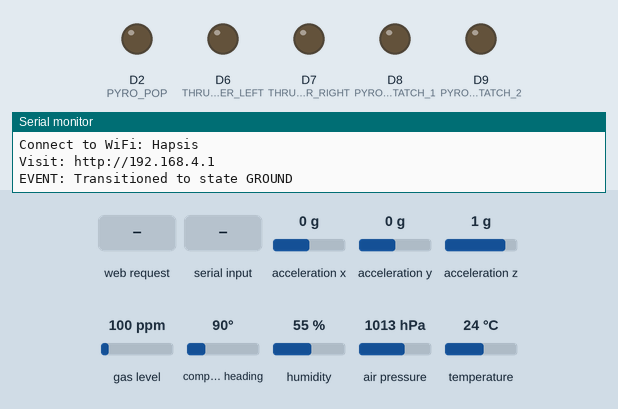
Recording of a program running on a simulated Arduino Nano ESP32. Parts: output pins drawn as LEDs (lit = HIGH), the last lines printed to the serial monitor. Inputs (shaded band) come from the test bench; at power-on: air pressure 1013 hPa, compass heading 90°, acceleration x 0 g, acceleration y 0 g, acceleration z 1 g, gas level 100 ppm, humidity 55 %, temperature 24 °C. Storage starts empty.

Above: at 13.2 s.
13.3 s: HTTP request GET /ARM received
14.9 s: "LAUNCH\n" received over Serial
16.4 s: air pressure set to 986 hPa
17.9 s: air pressure set to 982 hPa
At 19.2 s:
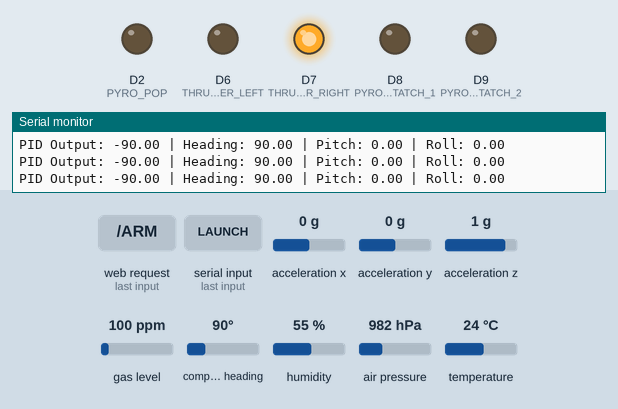
19.6 s: compass heading set to 7°
At 19.81 s:
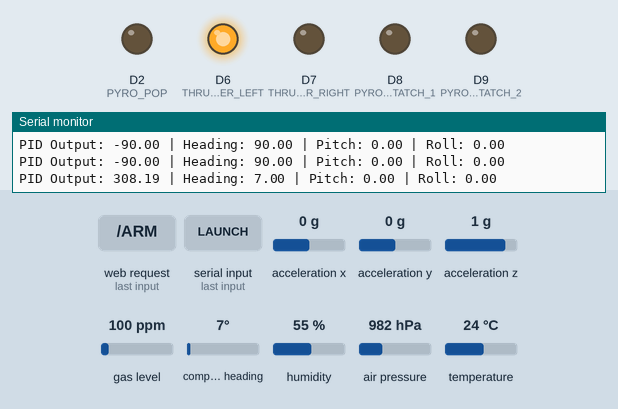
21.3 s: compass heading set to 175°
22.8 s: compass heading set to 185°
At 49.2 s:
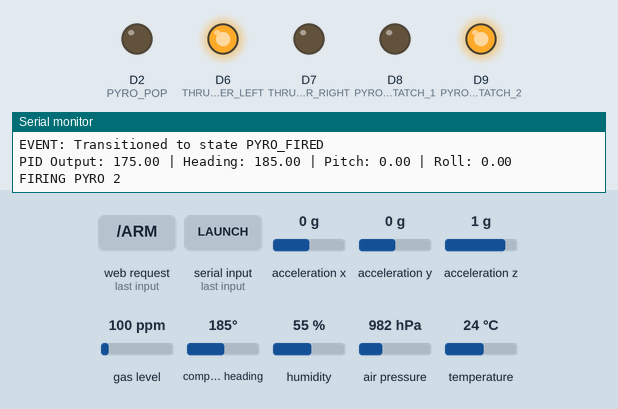
At 54.5 s:
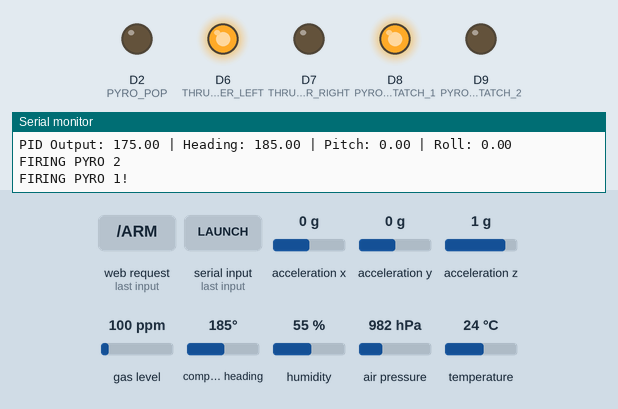
Timing chart, 0 to 54.8 s (numbered marks = the images above; inputs shaded):
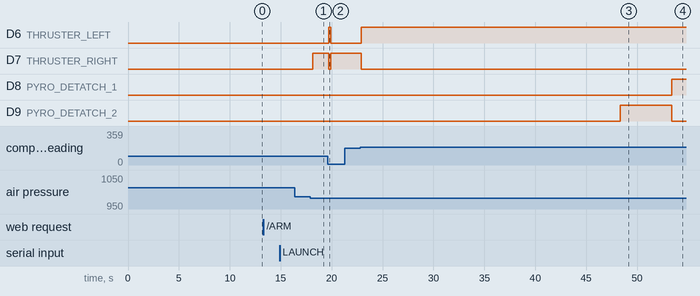

The program:

main.cpp
```cpp
#include "Config.h"
#include "PID.h"
#include "Actuators.h"
#include "Logging.h"
#include "Sensors.h"
#include "MissionState.h"
#include "MissionWebServer.h"

PIDController pid(PID_KP, PID_KD, PID_KI);

unsigned long lastLoopTime = 0;
unsigned long lastLogTime = 0;


// Function prototypes
void checkLiftoff();
void checkGNCActivation(float altitude, float acceleration);
void checkPyroTrigger();
void checkDescent(float altitude);
void checkLanding(float altitude, float vertical_vel);
float getVerticalVelocity(float altitude);

void setup() {
  Serial.begin(115200);
  delay(10000);
  Serial.println("=== Hapsis Payload System ===");

  initSensors();
  initActuators();
  initLogging();

  initWebServer();


  pid.setSetpoint(HEADING);

  // Ensure ground state on startup
  transitionToState(GROUND);
}

void loop() {

  handleWebServer();

  unsigned long currentTime = millis();

  // Consistent 100Hz loop for state management and control
  // Non-blocking
  if (currentTime >= lastLoopTime + LOOP_PERIOD) {
    unsigned long deltaMs = currentTime - lastLoopTime;
    lastLoopTime = currentTime;
    float deltaT = deltaMs / 1000.0;

    // Read sensor data
    float temperature, pressure, altitude;
    float roll, pitch, heading, vertical_accel, vertical_vel;

    readBarometer(temperature, pressure, altitude);
    readIMU(roll, pitch, heading, vertical_accel);

    // Estimate vertical velocity
    vertical_vel = getVerticalVelocity(altitude);

    // Update web server data
    setWebAltitude(altitude);
    setWebVerticalVelocity(vertical_vel);

    // Log data
    if (currentTime >= lastLogTime + LOG_PERIOD) {
      logData(currentTime, temperature, pressure,
         altitude, roll, pitch, heading, vertical_accel, vertical_vel,
          getLeftThrusterState(), getRightThrusterState(), currentState);
      lastLogTime = currentTime;
    }


    // State machine
    switch(currentState) {
      case GROUND:
      // Wait for ARM command via web or serial
        if (Serial.available() > 0) {
          String command = Serial.readStringUntil('\n');
          command.trim();
          if (command.equalsIgnoreCase("ARM")) {
            transitionToState(ARMED);
          }
        }
        break;

      case ARMED:
        // Wait for LAUNCH command via web or serial
        if (Serial.available() > 0) {
          String command = Serial.readStringUntil('\n');
          command.trim();
          if (command.equalsIgnoreCase("LAUNCH")) {
            transitionToState(ASCENT);
          } else if (command.equalsIgnoreCase("ABORT")) {
            transitionToState(GROUND);
          }
        }
        break;

      case ASCENT:

        // If time since launch > MAX_ASCENT_TIME, turn on GNC as backup
        if (currentTime - stateStartTime >= ABORT_FIRE_PYRO_TIME) {
          gncStartTime = millis();
          transitionToState(GNC_ACTIVE);
        }

        checkGNCActivation(altitude, vertical_vel);
        break;

      case GNC_ACTIVE:
      {
        if (currentTime - gncStartTime >= GNC_TIME) { // Give GNC 30 seconds
          disableAllActuators(); // Ensure thrusters are off
          transitionToState(PYRO_FIRED);
        }
        // Start PID controller
        float pidOutput = pid.compute(heading, deltaT);

        // Print PID output and heading, pitch, roll for debugging
        Serial.println("PID Output: " + String(pidOutput) + " | Heading: " + String(heading) + " | Pitch: " + String(pitch) + " | Roll: " + String(roll));
        controlThrusters(pidOutput);

        // checkPyroTrigger();
        break;
      }

      case PYRO_FIRED:
        if (firePyros(vertical_vel)) {
          // Pyro sequence completed successfully
          transitionToState(DESCENT);
        }
        break;
      case DESCENT:
         checkLanding(altitude, vertical_vel);
         break;
      case LANDED:
        break;
    }
  }
}


void checkLiftoff() {
  // Based on altitude and acceleration thresholds
}

// If altitude > threshold and vertical velocity > threshold, transition to GNC_ACTIVE
void checkGNCActivation(float altitude, float verticalVelocity) {
  if (altitude > TARGET_ALTITUDE && verticalVelocity > GNC_ACTIVATION_VELOCITY) {
    transitionToState(GNC_ACTIVE);
    gncStartTime = millis();
  }
}

void checkPyroTrigger() {
  // Based on heading error and hold time
  // if (headingReached(currentHeading, HEADING)) {
  //   firePyros();
  //   transitionToState(PYRO_FIRED);
  // }
}

// If vertical velocity < threshold, transition to DESCENT
void checkDescent(float vertical_vel) {
  if (vertical_vel < DESCENT_VELOCITY_THRESHOLD)  {
    transitionToState(DESCENT);
  }

}

// If altitude < threshold and vertical velocity < threshold, transition to LANDED
// Slight bufffer on velocity to account for noise (velocity +- 0.5 m/s)
void checkLanding(float altitude, float vertical_vel) {
  if (altitude < ALTITUDE_LANDING_THRESHOLD &&
      abs(vertical_vel) < LANDING_VELOCITY_THRESHOLD) {
    transitionToState(LANDED);
  }
}

float getVerticalVelocity(float altitude) {
  // Implement a simple velocity estimator based on altitude changes
  static float lastAltitude = 0;
  static unsigned long lastTime = 0;
  static float filteredVelocity = 0;
  static bool firstRun = true;

  unsigned long currentTime = millis();

  if (lastTime > 0) {
    float deltaT = (currentTime - lastTime) / 1000.0; // Convert ms to seconds

    // Ensure deltaT is positive to avoid division by zero or negative velocity
    if (deltaT > 0) {
      float rawVelocity = (altitude - lastAltitude) / deltaT; // m/s

      // EMA Low Pass Filter with tau = 0.05
      float tau = 0.75;
      float alpha = deltaT / (tau + deltaT);

      if (firstRun) {
        filteredVelocity = rawVelocity;
        firstRun = false;
      } else {
        filteredVelocity = (alpha * rawVelocity) + ((1.0 - alpha) * filteredVelocity);
      }
    }
  }

  lastAltitude = altitude;
  lastTime = currentTime;

  return filteredVelocity;
}
```

Actuators.cpp
```cpp
// Actuators -- Thruster and pyro control

#include "Actuators.h"

static bool leftThrusterOn = false;
static bool rightThrusterOn = false;
static bool pyroFiring = false;
static unsigned long pyroStartTime = 0;
static unsigned long thrusterOnTime = 0;
unsigned long headingHoldStartTime = 0;
static int pyroSequenceStep = 0;

void initActuators() {
  // Configure thruster pins
  pinMode(THRUSTER_LEFT, OUTPUT);
  pinMode(THRUSTER_RIGHT, OUTPUT);

  // Configure pyro pins
  pinMode(PYRO_DETATCH_1, OUTPUT);
  pinMode(PYRO_DETATCH_2, OUTPUT);
  pinMode(PYRO_POP, OUTPUT);

  // Ensure all outputs are off
  disableAllActuators();

  Serial.println("Thrusters and Pyro initialized");
}

bool headingReached(float currentHeading, float targetHeading) {
  // Check if current heading is within a certain threshold of target
  // AND is holding there for 3 seconds

  if (abs(currentHeading - targetHeading) < HEADING_THRESHOLD) {
    if (headingHoldStartTime == 0) {
      headingHoldStartTime = millis();
    } else if (millis() - headingHoldStartTime >= HEADING_HOLD_TIME) {
      return true; // Heading reached and held
    }
  } else {
    headingHoldStartTime = 0; // Reset timer if we deviate
  }
  return false;
  // NEED TO CHANGE
}

void controlThrusters(float controlEffort) {
  unsigned long currentTime = millis();

  // If a thruster is currently on AND the minimum pulse time hasn't elapsed,
  // return immediately.
  if ((leftThrusterOn || rightThrusterOn) &&
      (currentTime - thrusterOnTime < MIN_THRUSTER_PULSE)) {
    return;
  }

  // Turn ON when effort exceeds the high threshold.
  if (controlEffort > THRESHOLD_ON) {
    // Fire LEFT thruster (positive torque)
    if (!leftThrusterOn) {
      digitalWrite(THRUSTER_LEFT, HIGH);
      digitalWrite(THRUSTER_RIGHT, LOW);
      leftThrusterOn = true;
      rightThrusterOn = false;
      thrusterOnTime = currentTime;
    }
  }
  else if (controlEffort < -THRESHOLD_ON) {
    // Fire RIGHT thruster (negative torque)
    if (!rightThrusterOn) {
      digitalWrite(THRUSTER_LEFT, LOW);
      digitalWrite(THRUSTER_RIGHT, HIGH);
      leftThrusterOn = false;
      rightThrusterOn = true;
      thrusterOnTime = currentTime;
    }
  }
  // Turn OFF only when effort drops below the low threshold.
  else if (abs(controlEffort) < THRESHOLD_OFF) {
    if (leftThrusterOn || rightThrusterOn) {
      digitalWrite(THRUSTER_LEFT, LOW);
      digitalWrite(THRUSTER_RIGHT, LOW);
      leftThrusterOn = false;
      rightThrusterOn = false;
    }
  }

}


/*
  Event Order:
  -> Fire PYRO_DETACH_2 (middle charge)
  -> Wait 5 seconds
  -> Is velocity negative? If yes, transition to DESCENT
  -> If not, Fire PYRO_DETACH_1
  -> Wait 5 seconds
  -> Is velocity negative? If yes, transition to DESCENT
  -> If not, Fire PYRO_POP
  -> Wait 5 seconds
  -> Is velocity negative? If yes, transition to DESCENT
*/
bool firePyros(float vertical_vel) {
  unsigned long currentTime = millis();

  if (!pyroFiring) {
    Serial.println("FIRING PYRO 2");
    digitalWrite(PYRO_DETATCH_2, HIGH);
    pyroFiring = true;
    pyroStartTime = currentTime;
    pyroSequenceStep = 1;
  }

  if (pyroSequenceStep == 1 && (currentTime - pyroStartTime >= 5000)) {
    digitalWrite(PYRO_DETATCH_2, LOW);
    if (vertical_vel < -1) {
      pyroSequenceStep = 4;
    } else {
      Serial.println("FIRING PYRO 1!");
      digitalWrite(PYRO_DETATCH_1, HIGH);
      pyroStartTime = currentTime;
      pyroSequenceStep = 2;
    }
  }
else if (pyroSequenceStep == 2 && (currentTime - pyroStartTime >= 5000)) {
    digitalWrite(PYRO_DETATCH_1, LOW);
    if (vertical_vel < -1) {
      pyroSequenceStep = 4;
    } else {
      Serial.println("FIRING PYRO 3!");
      digitalWrite(PYRO_POP, HIGH);
      pyroStartTime = currentTime;
      pyroSequenceStep = 3;
    }
  }
  else if (pyroSequenceStep == 3 && (currentTime - pyroStartTime >= 5000)) {
    digitalWrite(PYRO_POP, LOW);
    pyroSequenceStep = 4;
  }

  if (pyroSequenceStep == 4) {
    disableAllActuators();
    pyroFiring = false;
    pyroSequenceStep = 0;
    Serial.println("Pyro sequence complete, actuators disabled, transitioning to DESCENT");
    return true; // One of the pyros worked, so return true to trigger state transition
  }

  return false;

}

void disableAllActuators() {
  digitalWrite(THRUSTER_LEFT, LOW);
  digitalWrite(THRUSTER_RIGHT, LOW);
  digitalWrite(PYRO_DETATCH_1, LOW);
  digitalWrite(PYRO_DETATCH_2, LOW);
  digitalWrite(PYRO_POP, LOW);

  leftThrusterOn = false;
  rightThrusterOn = false;
}

bool isPyroFiring() {
  return pyroFiring;
}

bool getLeftThrusterState() {
  return leftThrusterOn;
}

bool getRightThrusterState() {
  return rightThrusterOn;
}
```

Actuators.h
```cpp
// Thruster and pyro control

#ifndef ACTUATORS_H
#define ACTUATORS_H

#include <Arduino.h>
#include "Config.h"

// Initialize actuator pins
void initActuators();

// Command thrusters
void controlThrusters(float pidOutput);

// Fire pyro channels
bool firePyros(float vertical_vel);

// Disable all actuators (safety)
void disableAllActuators();

// Get thruster states (for logging)
bool getLeftThrusterState();
bool getRightThrusterState();
#endif // ACTUATORS_H
```

Logging.cpp
```cpp
#include "Logging.h"

// SD card configuration
SdFat sd;
SdFile logFile;

void initLogging() {
  SPI.begin(SCK_PIN, MISO_PIN, MOSI_PIN, CS_PIN);
  SdSpiConfig config(CS_PIN, DEDICATED_SPI, SD_SCK_MHZ(4));

  if (!sd.begin(config)) {
    Serial.println("SD card initialization failed!");
    return;
  }

  // Find the next available filename
  char filename[32];
  int i = 1;
  do {
    snprintf(filename, sizeof(filename), "flight_log_%d.csv", i++);
  } while (sd.exists(filename));

  if (!logFile.open(filename, FILE_WRITE)) {
    Serial.println("Failed to open log file!");
    return;
  }

  Serial.print("Logging to: ");
  Serial.println(filename);


  // Write CSV header
  logFile.println("Timestamp,Temperature,Pressure,Altitude,Roll,Pitch,Heading,VerticalAccel,VerticalVel,LeftThruster,RightThruster,MissionState");
  logFile.flush();
}

void logData(
    unsigned long timestamp,
    float temperature, float pressure, float altitude,
    float roll, float pitch, float heading, float vertical_accel,
    float vertical_vel,
    bool leftThruster, bool rightThruster,
    MissionState state
) {
  if (!logFile) {
    Serial.println("Log file not open!");
    return;
  }

  // Format data as CSV
  String logEntry = String(timestamp) + "," +
                    String(temperature) + "," +
                    String(pressure) + "," +
                    String(altitude) + "," +
                    String(roll) + "," +
                    String(pitch) + "," +
                    String(heading) + "," +
                    String(vertical_accel) + "," +
                    String(vertical_vel) + "," +
                    String(leftThruster ? "1" : "0") + "," +
                    String(rightThruster ? "1" : "0") + "," +
                    String(stateToString(state));
  //Serial.print("Logging: ");
  //Serial.println(logEntry); // Also print to Serial for real-time monitoring
  logFile.println(logEntry);
  logFile.flush();
}
```

Logging.h
```cpp
#ifndef LOGGING_H
#define LOGGING_H

#include <Arduino.h>
#include "Config.h"
#include <SPI.h>
#include <SdFat.h>
#include "MissionState.h"

#define CS_PIN 10
#define SCK_PIN 13
#define MISO_PIN 12
#define MOSI_PIN 11

// Initialize SD card and file for logging
void initLogging();

// Log data to SD card
void logData(
    unsigned long timestamp,
    float temperature, float pressure, float altitude,
    float roll, float pitch, float heading, float vertical_accel,
    float vertical_vel,
    bool leftThruster, bool rightThruster,
    MissionState state
);

// Log event to SD Card
void logEvent(const String &eventDescription);

#endif
```

MissionState.cpp
```cpp
#include "MissionState.h"

volatile MissionState currentState = GROUND;
volatile MissionState previousState = GROUND;

unsigned long stateStartTime = 0;
unsigned long gncStartTime = 0;

const char* stateToString(MissionState state) {
    switch (state) {
        case GROUND: return "GROUND";
        case ARMED: return "ARMED";
        case ASCENT: return "ASCENT";
        case GNC_ACTIVE: return "GNC_ACTIVE";
        case PYRO_FIRED: return "PYRO_FIRED";
        case DESCENT: return "DESCENT";
        case LANDED: return "LANDED";
    }
    return "UNKNOWN";
}

void transitionToState(MissionState newState) {
    previousState = currentState;
    currentState = newState;
    stateStartTime = millis();

    // If we just entered GNC_ACTIVE, record the start time
    if (newState == GNC_ACTIVE) {
        gncStartTime = millis();
    }

    // New state? Log it.
    Serial.println("EVENT: Transitioned to state " + String(stateToString(newState)));
}
```

MissionState.h
```cpp
#ifndef MISSION_STATE_H
#define MISSION_STATE_H

#include <Arduino.h>

// Enum to store mission state
enum MissionState {
    GROUND,     // On the ground, pre-launch
    ARMED,      // Armed and Ready
    ASCENT,     // Payload is ascending
    GNC_ACTIVE, // GNC Turned On
    PYRO_FIRED, // Pyros Fired
    DESCENT,    // Payload is descending
    LANDED      // Payload has landed
};

// Convert mission state to a string for data loggin
const char* stateToString(MissionState state);

// Mission State Variable
extern volatile MissionState currentState;
extern volatile MissionState previousState;

// Switch States
void transitionToState(MissionState newState);

// Timing
extern unsigned long stateStartTime;
extern unsigned long gncStartTime;

#endif
```

MissionWebServer.h
```cpp
// MissionWebServer.h - Simple web interface
#ifndef MISSION_WEB_SERVER_H
#define MISSION_WEB_SERVER_H

#include <Arduino.h>
#include <WiFi.h>
#include <WebServer.h>

// Initialize WiFi AP and web server
void initWebServer();

// Handle web server requests (call in loop)
void handleWebServer();

void setWebAltitude(float alt);
void setWebVerticalVelocity(float vvel);

#endif // MISSION_WEB_SERVER_H
```

PID.cpp
```cpp
#include "PID.h"

PIDController::PIDController(float kp, float kd, float ki)
  : kp(kp), kd(kd), ki(ki), setpoint(0.0),
    lastError(0.0), lastDerivative(0.0), lastOutput(0.0), integral(0.0) {
}

void PIDController::setGains(float kp, float kd, float ki) {
  this->kp = kp;
  this->kd = kd;
  this->ki = ki;
}

void PIDController::setSetpoint(float setpoint) {
  this->setpoint = setpoint;
}

float PIDController::wrapAngle(float angle) {
  // Wrap angle to -180 to +180 range
  while (angle > 180.0) {
    angle -= 360.0;
  }
  while (angle < -180.0) {
    angle += 360.0;
  }
  return angle;
}

float PIDController::compute(float currentValue, float deltaTime) {
  // Calculate error with wraparound handling
  float error = wrapAngle(setpoint - currentValue);

  // Calculate derivative
  float derivative = 0.0;
  if (deltaTime > 0.0) {
    derivative = (error - lastError) / deltaTime;
  }

  // Calculate output PD Control
  float output = (kp * error) + (kd * derivative);

  lastError = error;
  lastDerivative = derivative;
  lastOutput = output;

  return output;
}

void PIDController::reset() {
  lastError = 0.0;
  lastDerivative = 0.0;
  lastOutput = 0.0;
  integral = 0.0;
}
```

PID.h
```cpp
#ifndef PID_CONTROLLER_H
#define PID_CONTROLLER_H

#include <Arduino.h>
#include "Config.h"

class PIDController {
public:
  PIDController(float kp, float kd, float ki);

  // Set PID gains
  void setGains(float kp, float kd, float ki);

  // Set setpoint (desired heading)
  void setSetpoint(float setpoint);

  // Compute PID output
  float compute(float currentValue, float deltaTime);

  // Reset PID state
  void reset();

  // Get last error and derivative
  float getLastError() { return lastError; }
  float getLastDerivative() { return lastDerivative; }
  float getLastOutput() { return lastOutput; }

private:
  float kp, kd, ki;
  float setpoint;
  float lastError;
  float lastDerivative;
  float lastOutput;
  float integral;

  // Wrap angle error to -180 to +180
  float wrapAngle(float angle);
};

#endif // PID_CONTROLLER_H
```

Sensors.h
```cpp
#ifndef SENSORS_H
#define SENSORS_H

#include <Arduino.h>
#include "Config.h"
#include <Adafruit_Sensor.h>
#include "Adafruit_BMP3XX.h"
#include <Adafruit_BNO055.h>
#include <utility/imumaths.h>

#define SEALEVELPRESSURE_HPA (1013.25)

extern float baseAlt; // Base altitude for relative measurements

// Initialize sensors
void initSensors();

// Read barometer data
void readBarometer(float &temperature, float &pressure, float &altitude);

// Read IMU data
void readIMU(float &roll, float &pitch, float &heading, float &vertical_accel);


#endif
```

Source omitted: MissionWebServer.cpp (5373 bytes), Sensors.cpp (2666 bytes), Config.h (1824 bytes)

Measured:
- the behaviour switches between 984 and 983 hPa on air pressure (found by bisection; images 0 and 1)
- the behaviour switches between 180 and 181° on compass heading (found by bisection; images 2 and 3)
- after the input at 16.4 s, every drawn part: stays the same
- after the input at 17.9 s, D7 (THRUSTER_RIGHT): LOW → HIGH after 0.25 s
- after the input at 19.6 s, D6 (THRUSTER_LEFT): LOW → HIGH after 0.13 s, → LOW 0.16 s later; D7 (THRUSTER_RIGHT): HIGH → LOW after 0.13 s, → HIGH 0.16 s later
- after the input at 22.8 s, D6 (THRUSTER_LEFT): LOW → HIGH after 0.09 s; D7 (THRUSTER_RIGHT): HIGH → LOW after 0.09 s
